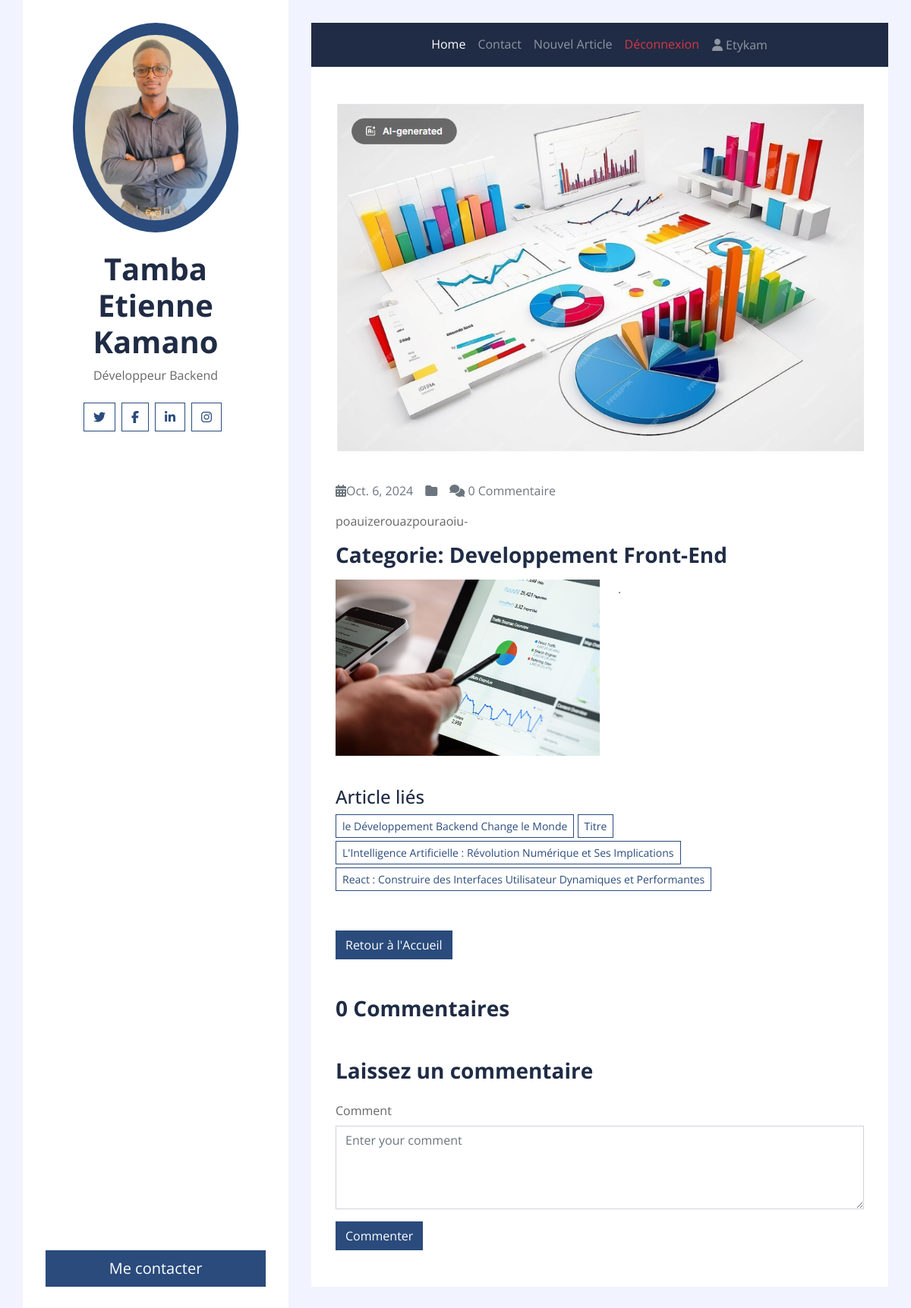
The page /detail-article/10/ (signed in) on the database its author committed.
### account/models.py (models this page shows)
class user(AbstractUser):
    is_writer = models.BooleanField(default=False, verbose_name="Je suis Editeur")

### blogApp/models.py (models this page shows, shortened)
class Article(models.Model):
    title = models.CharField(max_length = 150)
    content = models.TextField()
    date = models.DateTimeField(auto_now=True, auto_now_add=False)
    image = models.ImageField(upload_to='image-blog', height_field=None, width_field=None, max_length=100)
    category = models.ManyToManyField(Category)
    user = models.ForeignKey(User,on_delete=models.CASCADE)
    class Meta:
        ordering = ('date',)

class Category(models.Model):
    name = models.CharField(max_length = 150)
    image = models.ImageField(upload_to="category_images", height_field=None, width_field=None, max_length=100)
    class Meta:
        verbose_name = ("Category")
        verbose_name_plural = ("Categories")

### blogApp/views.py (the view, shortened to what this page needs)
# urls.py: path('detail-article/<int:pk>/',ArticleDetailView.as_view(),name="detail-article"),
class ArticleDetailView(DetailView):
    model = Article
    template_name = 'blogApp/article_detail.html'
    context_object_name = 'article'
    def get_context_data(self, **kwargs):
        context = super().get_context_data(**kwargs)
        article = self.object
        categories = article.category.all()
        related_articles = Article.objects.filter(category__in=categories).exclude(pk=article.pk).distinct()
        comments = Comment.objects.filter(article=article)
        context['comment_form'] = CommentForm()
        context['comments'] = comments
        context['related_articles'] = related_articles
        return context

### blogApp/forms.py
class CommentForm(forms.ModelForm):
    class Meta:
        model = Comment
        fields = ['content']
        widgets = {
            'content': forms.Textarea(attrs={
                'class': 'form-control',
                'placeholder': 'Enter your comment',
                'rows': 4,  # Specify the number of rows for the textarea
            }),
        }

### blogApp/templates/blogApp/article_detail.html (shortened to what this page needs)
{% extends "base.html" %}
{% load static %}
{% block containt %}
     <div class="container py-5 px-2 bg-white">
        <div class="row px-4">
            <div class="col-12">
                <img class="img-fluid mb-4" src="{{article.image.url}}" alt="{{article.title}}">
                <div class="d-flex">
                    <p class="mr-3 text-muted"><i class="fa fa-calendar-alt"></i>{{article.date|date}}</p>
                    <p class="mr-3 text-muted"><i class="fa fa-folder"></i>
                    </p>
                    <p class="mr-3 text-muted"><i class="fa fa-comments"></i> {{article.comment_set.count}} Commentaire</p>
                </div>
                <p>{{article.content|slice:':200'}}-</p>
                <h3 class="mb-3 font-weight-bold">Categorie: {{article.category.first.name}}</h3>
                <img class="w-50 float-left mr-4 mb-3" src="{{article.category.first.image.url}}" alt="Image">
                <p>{{article.content|slice:'200:'}}.</p>
            </div>
            <div class="col-12 py-4">
                <h4>Article liés</h4>
                {% if related_articles %}
                    {% for ar in related_articles %}
                        <a href="{% url 'detail-article' ar.pk %}" class="btn btn-sm btn-outline-primary mb-1">{{ar.title}}</a>
                    {% endfor %}
                {% else %}
                    <p class="alert alert-info">Accun autre article lié cet article</p>
                {% endif %}
            </div>
            <div class="col-12 py-4">
               <a class="btn btn-primary" href="{% url 'home' %}">Retour à l'Accueil</a>
            </div>
            <div class="col-12 py-4">
                <h3 class="mb-4 font-weight-bold">{{article.comment_set.count}} Commentaires</h3>
            </div>
            <div class="col-12">
                <h3 class="mb-4 font-weight-bold">Laissez un commentaire</h3>
               {% if user.is_authenticated %}
                <form method="post">
                    <div class="form-group">
                        <label for="id_content">Comment</label>
                        {{ comment_form.content }}
                    </div>
                    <button type="submit" class="btn btn-primary">Commenter</button>
                </form>
                {% else %}
                    <h3 class="alert alert-warning">Only authenticated users can comment</h3>
                {% endif %}
            </div>
        </div>
    </div>
{% endblock containt %}

### blogApp/templates/blogApp/_partials/navbar.html (shortened to what this page needs)
<div class="container p-0">
    <nav class="navbar navbar-expand-lg bg-secondary navbar-dark">
        <div class="collapse navbar-collapse justify-content-between" id="navbarCollapse">
            <div class="navbar-nav m-auto">
                <a href="{% url 'home' %}" class="nav-item nav-link active">Home</a>
                <a href="#" class="nav-item nav-link">Contact</a>
                {% if user.is_authenticated %}
                    {% if user.is_writer or user.is_superuser %}
                        <a href="{% url 'article-create' %}" class="nav-item nav-link">Nouvel Article</a>
                    {% endif %}
                    <a href="{% url 'account:logout' %}" class="nav-item nav-link text-danger">Déconnexion</a>
                    <button type="button" class="nav-item nav-link btn btn-link" data-bs-toggle="modal" data-bs-target="#exampleModal" data-bs-whatever="@mdo"> <i class="fas fa-user"></i> {{ user.username }}</button>
                {% else %}
                    <a href="{% url 'account:login' %}" class="nav-item nav-link">Connexion</a>
                {% endif %}
            </div>
        </div>
    </nav>
</div>

### rows shown on the page
user: username "Etykam"
Article: image (picture), date "Oct. 6, 2024", comment_set.count "0", content "poauizerouazpouraoiu", category.first.name "Developpement Front-End", category.first.image (picture)
Article: title "le Développement Backend Change le Monde"
Article: title "Titre"
Article: title "L'Intelligence Artificielle : Révolution Numérique et Ses Implications"
Article: title "React : Construire des Interfaces Utilisateur Dynamiques et Performantes"
